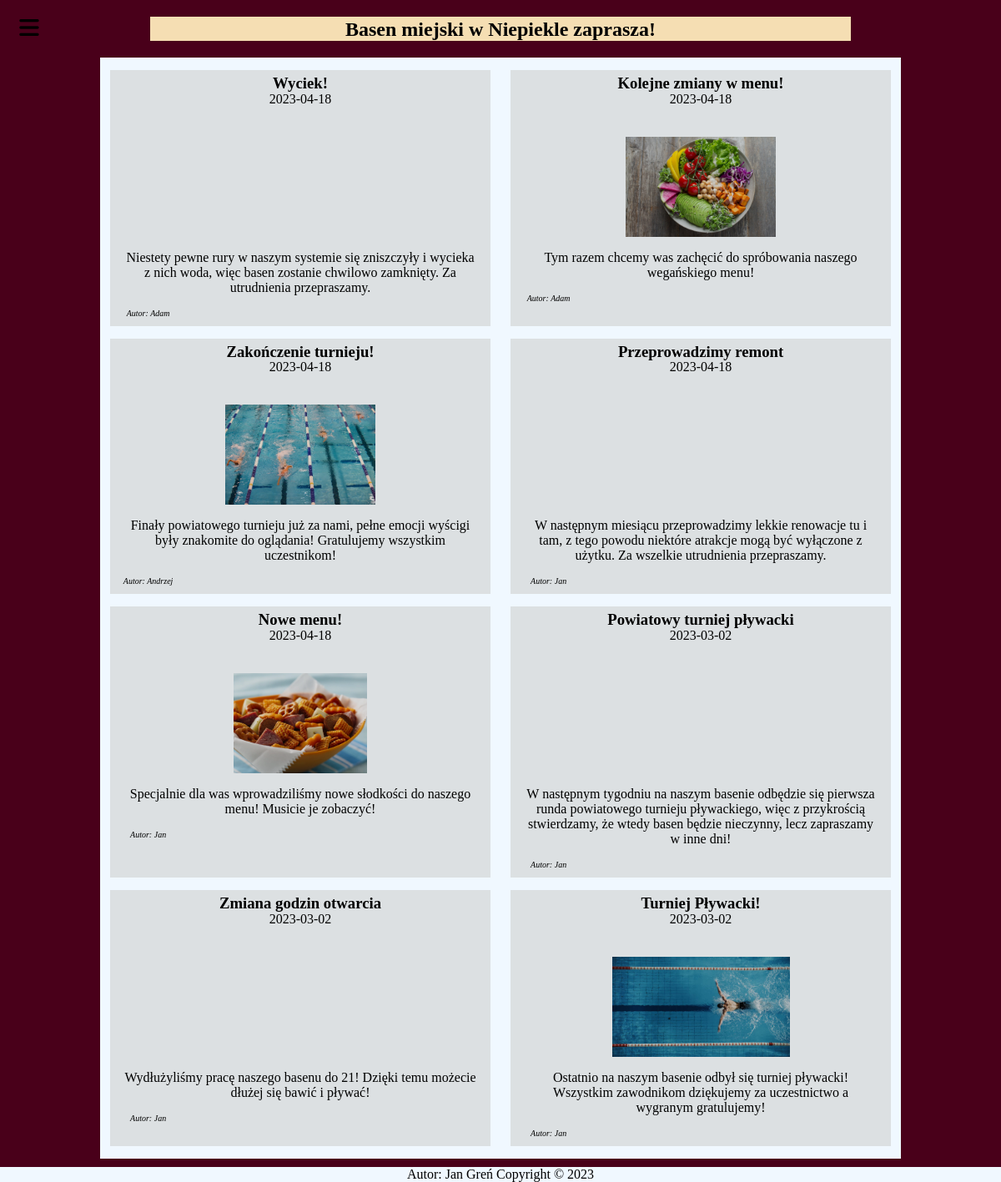
The page /Projekt/aktualizacje.php on the database its author committed.
### tables this page shows
CREATE TABLE `news` (
  `idNews` int(11) NOT NULL,
  `FK_idUser` int(11) NOT NULL,
  `newsTitle` varchar(30) NOT NULL,
  `content` text NOT NULL,
  `img` varchar(255) NOT NULL,
  `creationDate` date NOT NULL,
  `sportEvent` tinyint(1) DEFAULT NULL
);

CREATE TABLE `user` (
  `idUser` int(11) NOT NULL,
  `firstName` varchar(20) NOT NULL,
  `lastName` varchar(20) NOT NULL,
  `password` varchar(255) NOT NULL,
  `email` varchar(40) NOT NULL,
  `tel` int(9) DEFAULT NULL,
  `admin` tinyint(1) NOT NULL
);

### Projekt/aktualizacje.php (the view, shortened to what this page needs)
<!DOCTYPE html>
<html lang="pl">
<head>
    <link rel="stylesheet" href="fontawesome-free-6.1.1-web/css/all.css">
    <link rel="stylesheet" href="./CSS/style.css">
    <link rel="stylesheet" href="./CSS/styleNews.css">
</head>
<body id="newsBody">
    <header class="blur">
        <h2>Basen miejski w <span>Niepiekle</span> zaprasza!</h2>
    </header>
    <nav>
        <button id="menu"><i class="fa-solid fa-bars fa-stack-2x"></i></button>
    </nav>
    <main class="blur">
        <div id="allTheNews">
            <?php
                $connection = new ConnectToDB();
                $connection = $connection->getConnection();
                if (is_object($connection)) {
                    $connection->query("SET NAMES UTF8");
                    $querySQLNews2 = "SELECT newsTitle, content, img, creationDate, FK_idUser FROM news ORDER BY idNews DESC";
                    $queryNews2 = $connection->query($querySQLNews2);
                    $arrNews = [];
                    $arrAuthorQuery = [];
                    $arrAuthor = [];
                    $arrResult = [];
                    while($rowNews = mysqli_fetch_row($queryNews2))
                    {
                        $arrAuthorQuery[] = "SELECT firstName FROM user WHERE idUser = $rowNews[4]";
                        $arrNews[] = "<div class='allNews'>
                            <h3>$rowNews[0]</h3>
                            <p class='creationDate'>$rowNews[3]</p>
                            <div class='images' style='background-image: url(./Classes/Admin/Images/$rowNews[2]);'></div>
                            <p>$rowNews[1]</p>";
                    }
                    $i = 0;
                    foreach($arrAuthorQuery as $query) {
                        $arrAuthor[] = $connection->query($query);
                        while ($rowAuthor = mysqli_fetch_row($arrAuthor[$i])) { $arrResult[] = $rowAuthor[0]; }
                        $i++;
                    }
                    $i = 0;
                    foreach($arrNews as $item) {
                        echo $item;
                        echo "<div class='author'><p class='authorP'>Autor: $arrResult[$i]</p></div>
                        </div>";
                        $i++;
                    }
                }
                else
                {
                    echo $connection;
                }
            ?>
        </div>
    </main>
    <footer class="blur">
        <p>Autor: Jan Greń Copyright © 2023</p>
    </footer>
</body>
</html>

### Projekt/CSS/style.css (style rules this page uses)
* { box-sizing: border-box; font-family: 'Yu Gothic'; }
button { cursor: pointer; }
body { margin: 0; background-color: #49001a; }
#menu, #exit { position: fixed; left: 10px; top: 10px; height: 50px; width: 50px; border: none; background-color: transparent; }
#menu > i, #exit > i { top: 10px; }
header { background-color: wheat; width: 70vw; margin-left: auto; margin-right: auto; text-align: center; }
header span { transition: ease-out 0.3s; }
h2 { padding-top: 2px; padding-bottom: 0; }
main, footer { width: 80vw; background-color: aliceblue; margin-left: auto; margin-right: auto; text-align: center; }
footer { width: 100%; position: relative; }
footer > p, #foot > p { margin-top: 10px; margin-bottom: 0; }

### Projekt/CSS/styleNews.css (style rules this page uses)
#newsBody { overflow-x: hidden; }
.allNews { width: 95%; margin-left: auto; margin-right: auto; background-color: rgb(220, 224, 226); margin-bottom: 15px; transition: ease-out 0.3s; }
.allNews h3 { margin-top: 5px; }
#allTheNews { padding-top: 15px; display: grid; grid-template-columns: 50% 50%; }
.creationDate { position: relative; top: -20px; }
.images { width: 100%; height: 15vh; background-repeat: no-repeat; background-position: center; background-size: contain; filter: brightness(85%); transition: ease-out 0.3s; }
p { padding: 0 15px 0; }
.author { position: relative; left: -40%; }
.authorP { font-style: italic; font-size: 10px; }

### rows shown on the page
news: newsTitle "Wyciek!", creationDate "2023-04-18", content "Niestety pewne rury w naszym systemie się zniszczyły i wycieka z nich woda, więc basen zostanie chwilowo zamknięty. Za utrudnienia przepraszamy.", i "Adam"
news: newsTitle "Kolejne zmiany w menu!", creationDate "2023-04-18", img (picture), content "Tym razem chcemy was zachęcić do spróbowania naszego wegańskiego menu!", i "Adam"
news: newsTitle "Zakończenie turnieju!", creationDate "2023-04-18", img (picture), content "Finały powiatowego turnieju już za nami, pełne emocji wyścigi były znakomite do oglądania! Gratulujemy wszystkim uczestnikom!", i "Andrzej"
news: newsTitle "Przeprowadzimy remont", creationDate "2023-04-18", content "W następnym miesiącu przeprowadzimy lekkie renowacje tu i tam, z tego powodu niektóre atrakcje mogą być wyłączone z użytku. Za wszelkie utrudnienia przepraszamy.", FK_idUser.firstName "Jan"
news: newsTitle "Nowe menu!", creationDate "2023-04-18", img (picture), content "Specjalnie dla was wprowadziliśmy nowe słodkości do naszego menu! Musicie je zobaczyć!", FK_idUser.firstName "Jan"
news: newsTitle "Powiatowy turniej pływacki", creationDate "2023-03-02", content "W następnym tygodniu na naszym basenie odbędzie się pierwsza runda powiatowego turnieju pływackiego, więc z przykrością stwierdzamy, że wtedy basen będzie nieczynny, lecz zapraszamy w inne dni!", FK_idUser.firstName "Jan"
news: newsTitle "Zmiana godzin otwarcia", creationDate "2023-03-02", content "Wydłużyliśmy pracę naszego basenu do 21! Dzięki temu możecie dłużej się bawić i pływać!", FK_idUser.firstName "Jan"
news: newsTitle "Turniej Pływacki!", creationDate "2023-03-02", img (picture), content "Ostatnio na naszym basenie odbył się turniej pływacki! Wszystkim zawodnikom dziękujemy za uczestnictwo a wygranym gratulujemy!", FK_idUser.firstName "Jan"
